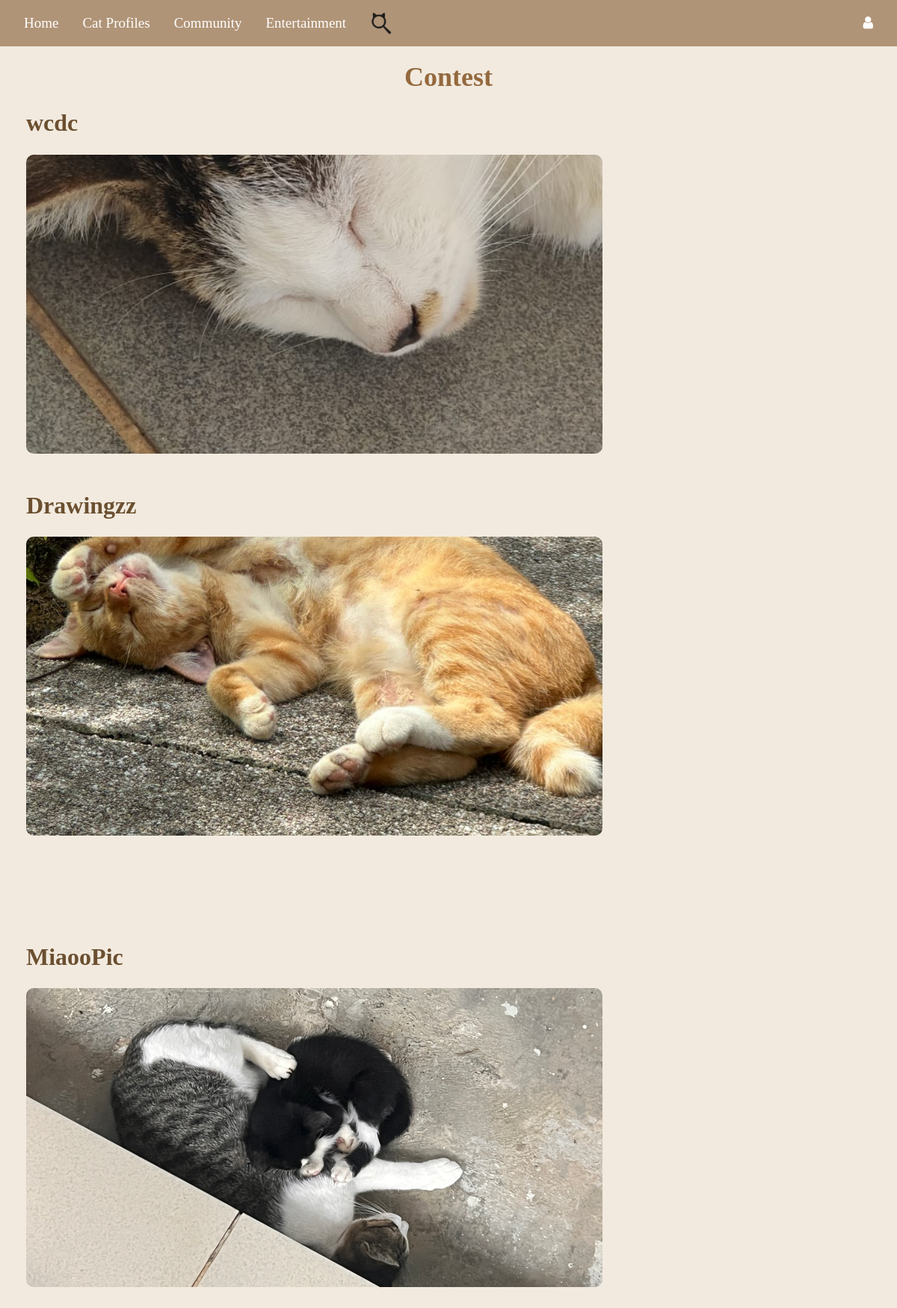
/contest_page, run on the app's committed database.
### tables this page shows
CREATE TABLE contests (
    id INTEGER PRIMARY KEY AUTOINCREMENT,
    name TEXT NOT NULL,
    start_date TEXT NOT NULL,
    end_date TEXT NOT NULL,
    voting_start TEXT NOT NULL,
    voting_end TEXT NOT NULL,
    result_announcement TEXT NOT NULL,
    purpose TEXT NOT NULL,
    rules TEXT NOT NULL,
    prizes TEXT NOT NULL,
    banner_url TEXT
);

### Website/contestmanagement.py (the view)
@contestmanagement_bp.route("/contest_page")
def contest_page():
    print(f"DEBUG: current_user = {current_user}")  # Debugging current_user
    user_role = getattr(current_user, 'role', 'user')
    print(f"DEBUG: user_role = {user_role}")
    conn = get_db_connection()
    contests = conn.execute("SELECT * FROM contests").fetchall()  # Get all contests
    conn.close()
    return render_template("contest.html", contests=contests, user=current_user, user_role=user_role)

### Website/contestmanagement.py (called while the page is built)
def get_db_connection():
    db_path = os.path.join(os.path.dirname(__file__), '..', 'instance', 'datebase.db')
    db_path = os.path.abspath(db_path)
    conn = sqlite3.connect(db_path)
    conn.row_factory = sqlite3.Row
    return conn

### Website/templates/contest.html (shortened to what this page needs)
{% extends 'base.html' %}
{% block content %}
<div style="padding: 20px;">
    <h1 style="text-align: center; margin-bottom: 20px; font-family: 'Times New Roman', Times, serif;">Contest</h1>
    {% for contest in contests %}
    <div class="contest-card">
        <div class="contest-header">
            <h2 onclick="toggleDetails('{{contest.name}}')" class="toggle-button">{{ contest.name }}</h2>
        </div>
        <div class="contest-layout">
            {% if contest.banner_url %}
                <img src="{{ url_for('static', filename='contest/' + contest.banner_url.split('/')[-1]) }}" alt="Contest Banner" class="banner">
            {% endif %}
        </div>
    </div>
    {% endfor %}
</div>
{% endblock %}

### Website/templates/base.html (style rules this page uses)
body { background-color: #f9f4ef; }

### Website/templates/contest.html (style rules this page uses)
h1 { font-weight: bold; color: #94693e; text-align: center; font-size: 36px; margin-bottom: 10px; }
body { background-color: #f2eadf; }
.banner { width: 100%; max-width: 800px; height: auto; display: block; margin: 0 auto; }
.toggle-button { cursor: pointer; color: #6b4f2f; font-weight: bold; transition: color 0.3s ease-in-out; }
.banner { width: 800px; height: 400px; object-fit: cover; border-radius: 10px; float: left; margin-left: 0; margin-right: auto; align-self: flex-start; }
.contest-card { display: flex; align-items: flex-start; flex-direction: column; gap: 15px; margin-bottom: 50px; }
.contest-header { display:block; font-size: 24px; font-weight: bolder; text-align: left; width: 100%; font-family: 'Times New Roman', Times, serif; }
.contest-layout { display: flex; flex-direction: row; align-items: center; gap: 20px; justify-content: flex-start; }
.container, .contest-layout { max-width: 100%; }

### data on the page
contests: name "wcdc", banner_url (picture)
contests: name "Drawingzz", banner_url (picture)
contests: name "MiaooPic", banner_url (picture)
